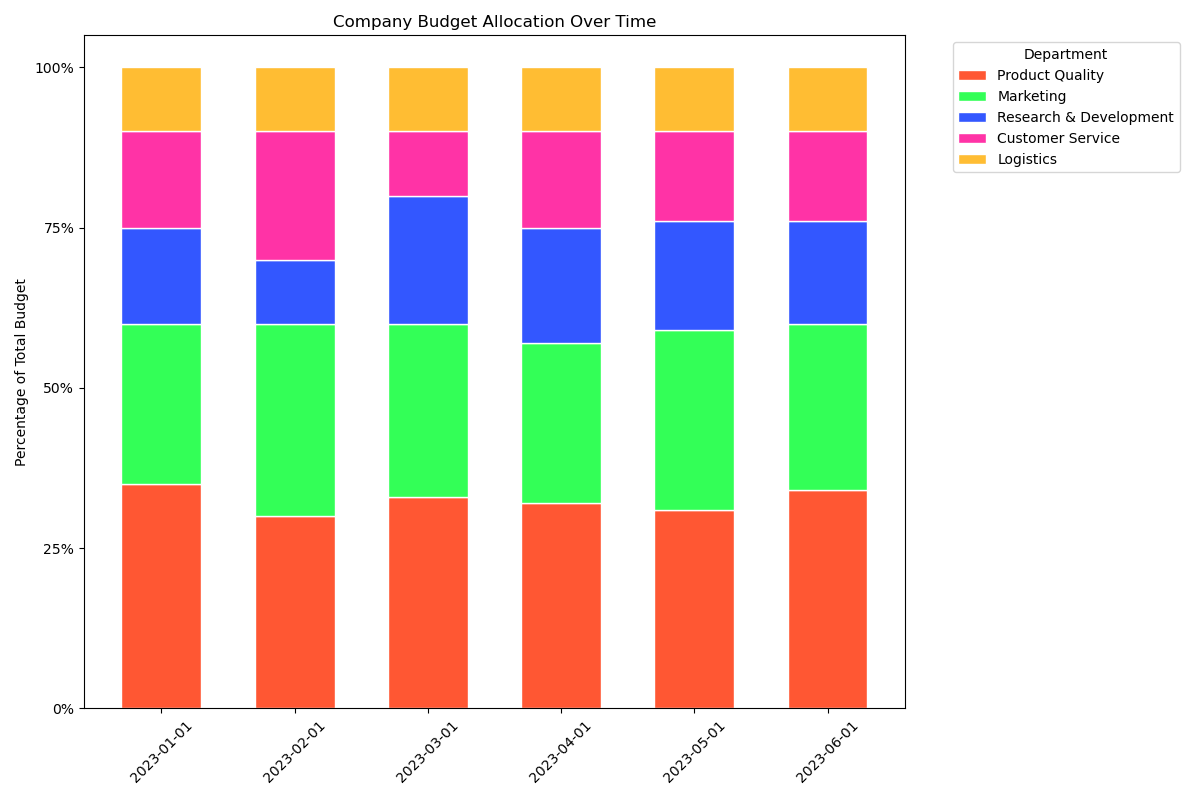

Generate this figure with Python:

import matplotlib.pyplot as plt
import pandas as pd
import seaborn as sns
from datetime import datetime

data = [
    {'Date': '2023-01-01', 'Product Quality': 0.35, 'Marketing': 0.25, 'Research & Development': 0.15, 'Customer Service': 0.15, 'Logistics': 0.10},
    {'Date': '2023-02-01', 'Product Quality': 0.30, 'Marketing': 0.30, 'Research & Development': 0.10, 'Customer Service': 0.20, 'Logistics': 0.10},
    {'Date': '2023-03-01', 'Product Quality': 0.33, 'Marketing': 0.27, 'Research & Development': 0.20, 'Customer Service': 0.10, 'Logistics': 0.10},
    {'Date': '2023-04-01', 'Product Quality': 0.32, 'Marketing': 0.25, 'Research & Development': 0.18, 'Customer Service': 0.15, 'Logistics': 0.10},
    {'Date': '2023-05-01', 'Product Quality': 0.31, 'Marketing': 0.28, 'Research & Development': 0.17, 'Customer Service': 0.14, 'Logistics': 0.10},
    {'Date': '2023-06-01', 'Product Quality': 0.34, 'Marketing': 0.26, 'Research & Development': 0.16, 'Customer Service': 0.14, 'Logistics': 0.10}
]

df = pd.DataFrame(data)

df_long = df.melt(id_vars='Date', var_name='Department', value_name='Percentage')

df_long['Date'] = pd.to_datetime(df_long['Date'])
df_long.sort_values(by='Date', inplace=True)

categories = df.columns[1:]
colors = ['#FF5733', '#33FF57', '#3357FF', '#FF33A6', '#FFBD33']

left = len(df_long['Date'].unique()) * [0]

fig, ax = plt.subplots(figsize=(12, 8))

for ix, category in enumerate(categories):
    category_data = df_long[df_long['Department'] == category]
    plt.bar(
        category_data['Date'].dt.strftime('%Y-%m-%d'),
        category_data['Percentage'],
        width=0.6,
        bottom=left,
        color=colors[ix],
        edgecolor="white",
        label=category
    )
    left = left + category_data['Percentage'].values

plt.xticks(rotation=45)
plt.yticks(ticks=[0, 0.25, 0.5, 0.75, 1], labels=['0%', '25%', '50%', '75%', '100%'])
plt.ylabel('Percentage of Total Budget')
plt.title('Company Budget Allocation Over Time')
plt.legend(title='Department', bbox_to_anchor=(1.05, 1), loc='upper left')

plt.tight_layout()
plt.show()
